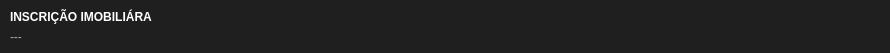
   <widget class="QWidget" name="widgetEnderecoEntregaImovel_1" native="true">
    <property name="geometry">
     <rect>
      <x>0</x>
      <y>20</y>
      <width>890</width>
      <height>53</height>
     </rect>
    </property>
    <property name="styleSheet">
     <string notr="true">background-color: #1f1f1f;
border-radius: 4px;</string>
    </property>
    <widget class="QWidget" name="horizontalLayoutWidget_16">
     <property name="geometry">
      <rect>
       <x>10</x>
       <y>6</y>
       <width>871</width>
       <height>41</height>
      </rect>
     </property>
     <layout class="QHBoxLayout" name="horizontalLayout_16" stretch="128">
      <item>
       <layout class="QVBoxLayout" name="verticalLayout_66">
        <property name="spacing">
         <number>0</number>
        </property>
        <item>
         <widget class="QLabel" name="label_5">
          <property name="sizePolicy">
           <sizepolicy hsizetype="Expanding" vsizetype="Preferred">
            <horstretch>0</horstretch>
            <verstretch>0</verstretch>
           </sizepolicy>
          </property>
          <property name="maximumSize">
           <size>
            <width>16777215</width>
            <height>16777215</height>
           </size>
          </property>
          <property name="styleSheet">
           <string notr="true">font-weight: bold;
color: white;</string>
          </property>
          <property name="text">
           <string>INSCRIÇÃO IMOBILIÁRA</string>
          </property>
         </widget>
        </item>
        <item>
         <widget class="QLabel" name="labelEnderecoEntregaImovelInscricaoImobiliaria">
          <property name="sizePolicy">
           <sizepolicy hsizetype="Expanding" vsizetype="Preferred">
            <horstretch>0</horstretch>
            <verstretch>0</verstretch>
           </sizepolicy>
          </property>
          <property name="maximumSize">
           <size>
            <width>16777215</width>
            <height>16777215</height>
           </size>
          </property>
          <property name="styleSheet">
           <string notr="true">color: #aaa;</string>
          </property>
          <property name="text">
           <string>---</string>
          </property>
         </widget>
        </item>
       </layout>
      </item>
     </layout>
    </widget>
   </widget>
